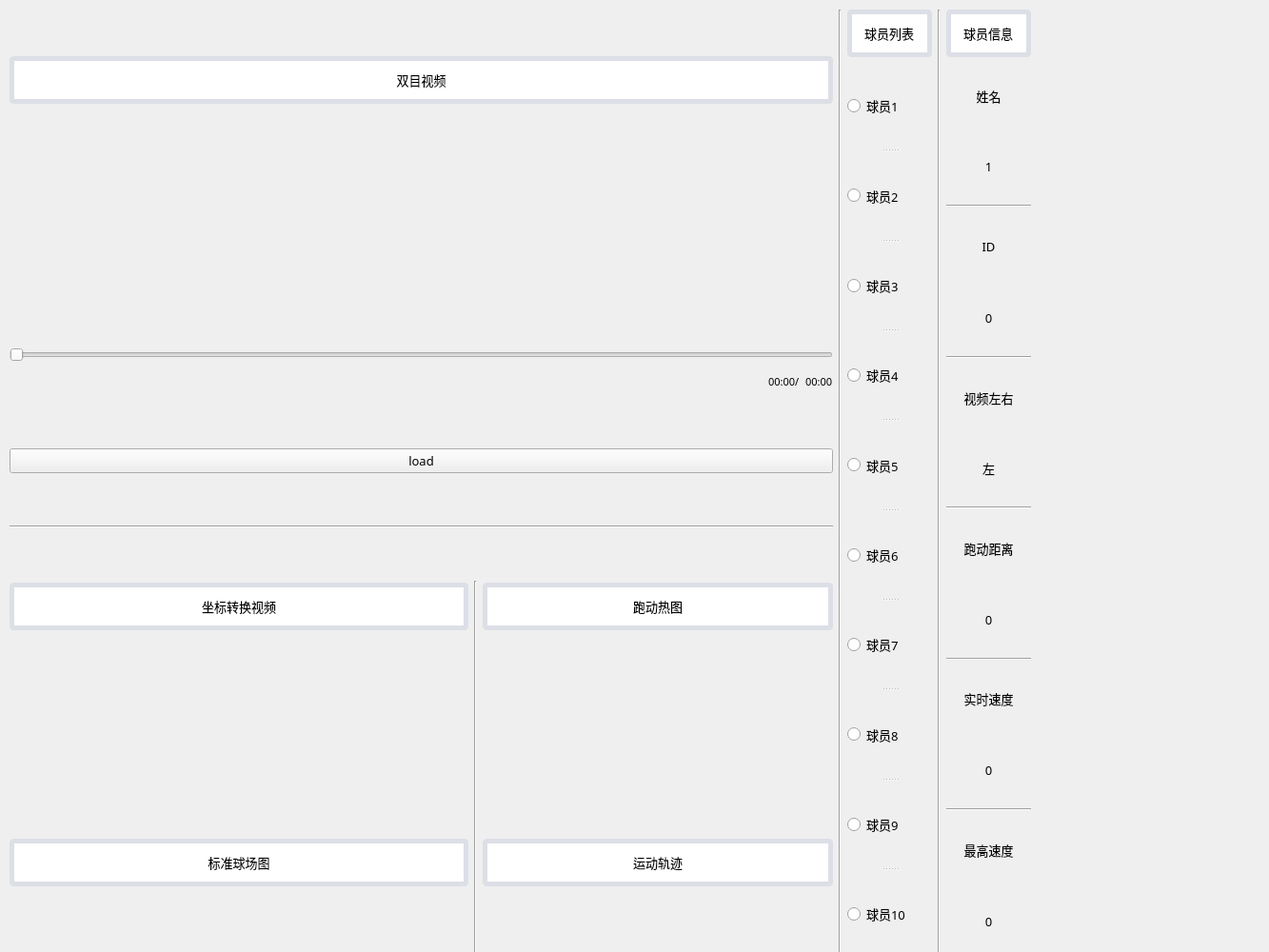
<?xml version="1.0" encoding="UTF-8"?>
<ui version="4.0">
 <class>Widget1</class>
 <widget class="QWidget" name="Widget1">
  <property name="geometry">
   <rect>
    <x>0</x>
    <y>0</y>
    <width>1333</width>
    <height>1000</height>
   </rect>
  </property>
  <property name="windowTitle">
   <string>Widget</string>
  </property>
  <widget class="QWidget" name="horizontalLayoutWidget">
   <property name="geometry">
    <rect>
     <x>10</x>
     <y>10</y>
     <width>1073</width>
     <height>1184</height>
    </rect>
   </property>
   <layout class="QHBoxLayout" name="horizontalLayout">
    <item>
     <layout class="QVBoxLayout" name="verticalLayout">
      <item>
       <layout class="QVBoxLayout" name="verticalLayout_4" stretch="0,0,0,0">
        <item>
         <widget class="QLabel" name="label_8">
          <property name="enabled">
           <bool>true</bool>
          </property>
          <property name="minimumSize">
           <size>
            <width>0</width>
            <height>50</height>
           </size>
          </property>
          <property name="maximumSize">
           <size>
            <width>16777215</width>
            <height>50</height>
           </size>
          </property>
          <property name="font">
           <font>
            <family>Adobe Heiti Std</family>
            <pointsize>10</pointsize>
           </font>
          </property>
          <property name="styleSheet">
           <string notr="true">QLabel {
    background-color: #ffffff;
    border: 5px solid #dcdfe6;
    padding: 10px;
    border-radius: 5px;
}</string>
          </property>
          <property name="text">
           <string>双目视频</string>
          </property>
          <property name="alignment">
           <set>Qt::AlignCenter</set>
          </property>
         </widget>
        </item>
        <item>
         <spacer name="verticalSpacer">
          <property name="orientation">
           <enum>Qt::Vertical</enum>
          </property>
          <property name="sizeType">
           <enum>QSizePolicy::Fixed</enum>
          </property>
          <property name="sizeHint" stdset="0">
           <size>
            <width>800</width>
            <height>250</height>
           </size>
          </property>
         </spacer>
        </item>
        <item>
         <widget class="QSlider" name="slider_progress">
          <property name="orientation">
           <enum>Qt::Horizontal</enum>
          </property>
         </widget>
        </item>
        <item>
         <layout class="QHBoxLayout" name="horizontalLayout_3">
          <item>
           <spacer name="horizontalSpacer">
            <property name="minimumSize">
             <size>
              <width>0</width>
              <height>30</height>
             </size>
            </property>
            <property name="maximumSize">
             <size>
              <width>16777215</width>
              <height>30</height>
             </size>
            </property>
            <property name="orientation">
             <enum>Qt::Horizontal</enum>
            </property>
            <property name="sizeHint" stdset="0">
             <size>
              <width>40</width>
              <height>10</height>
             </size>
            </property>
           </spacer>
          </item>
          <item>
           <widget class="QLabel" name="ctime">
            <property name="minimumSize">
             <size>
              <width>0</width>
              <height>30</height>
             </size>
            </property>
            <property name="maximumSize">
             <size>
              <width>16777215</width>
              <height>30</height>
             </size>
            </property>
            <property name="font">
             <font>
              <family>Adobe Heiti Std</family>
              <pointsize>8</pointsize>
             </font>
            </property>
            <property name="text">
             <string>00:00/</string>
            </property>
           </widget>
          </item>
          <item>
           <widget class="QLabel" name="time">
            <property name="minimumSize">
             <size>
              <width>0</width>
              <height>30</height>
             </size>
            </property>
            <property name="maximumSize">
             <size>
              <width>16777215</width>
              <height>30</height>
             </size>
            </property>
            <property name="font">
             <font>
              <family>Adobe Heiti Std</family>
              <pointsize>8</pointsize>
             </font>
            </property>
            <property name="text">
             <string>00:00</string>
            </property>
           </widget>
          </item>
         </layout>
        </item>
       </layout>
      </item>
      <item>
       <widget class="QPushButton" name="load">
        <property name="font">
         <font>
          <family>Adobe Heiti Std</family>
          <pointsize>10</pointsize>
         </font>
        </property>
        <property name="text">
         <string>load</string>
        </property>
       </widget>
      </item>
      <item>
       <widget class="Line" name="line_9">
        <property name="orientation">
         <enum>Qt::Horizontal</enum>
        </property>
       </widget>
      </item>
      <item>
       <layout class="QHBoxLayout" name="horizontalLayout_2">
        <item>
         <layout class="QVBoxLayout" name="verticalLayout_2">
          <item>
           <widget class="QLabel" name="label_9">
            <property name="sizePolicy">
             <sizepolicy hsizetype="Preferred" vsizetype="Minimum">
              <horstretch>0</horstretch>
              <verstretch>0</verstretch>
             </sizepolicy>
            </property>
            <property name="minimumSize">
             <size>
              <width>0</width>
              <height>50</height>
             </size>
            </property>
            <property name="maximumSize">
             <size>
              <width>16777215</width>
              <height>45</height>
             </size>
            </property>
            <property name="font">
             <font>
              <family>Adobe Heiti Std</family>
              <pointsize>10</pointsize>
             </font>
            </property>
            <property name="styleSheet">
             <string notr="true">QLabel {
    background-color: #ffffff;
    border: 5px solid #dcdfe6;
    padding: 10px;
    border-radius: 5px;
}</string>
            </property>
            <property name="text">
             <string notr="true">坐标转换视频</string>
            </property>
            <property name="alignment">
             <set>Qt::AlignCenter</set>
            </property>
           </widget>
          </item>
          <item>
           <widget class="my_painter" name="football_2D">
            <property name="enabled">
             <bool>true</bool>
            </property>
            <property name="sizePolicy">
             <sizepolicy hsizetype="Preferred" vsizetype="Fixed">
              <horstretch>0</horstretch>
              <verstretch>0</verstretch>
             </sizepolicy>
            </property>
            <property name="minimumSize">
             <size>
              <width>368</width>
              <height>207</height>
             </size>
            </property>
            <property name="sizeIncrement">
             <size>
              <width>0</width>
              <height>0</height>
             </size>
            </property>
            <property name="text">
             <string/>
            </property>
            <property name="scaledContents">
             <bool>true</bool>
            </property>
           </widget>
          </item>
          <item>
           <widget class="QLabel" name="label_11">
            <property name="sizePolicy">
             <sizepolicy hsizetype="Preferred" vsizetype="Minimum">
              <horstretch>0</horstretch>
              <verstretch>0</verstretch>
             </sizepolicy>
            </property>
            <property name="minimumSize">
             <size>
              <width>0</width>
              <height>50</height>
             </size>
            </property>
            <property name="maximumSize">
             <size>
              <width>16777215</width>
              <height>45</height>
             </size>
            </property>
            <property name="font">
             <font>
              <family>Adobe Heiti Std</family>
              <pointsize>10</pointsize>
             </font>
            </property>
            <property name="styleSheet">
             <string notr="true">QLabel {
    background-color: #ffffff;
    border: 5px solid #dcdfe6;
    padding: 10px;
    border-radius: 5px;
}</string>
            </property>
            <property name="text">
             <string>标准球场图</string>
            </property>
            <property name="alignment">
             <set>Qt::AlignCenter</set>
            </property>
           </widget>
          </item>
          <item>
           <widget class="QLabel" name="label_12">
            <property name="sizePolicy">
             <sizepolicy hsizetype="Preferred" vsizetype="Fixed">
              <horstretch>0</horstretch>
              <verstretch>0</verstretch>
             </sizepolicy>
            </property>
            <property name="minimumSize">
             <size>
              <width>380</width>
              <height>207</height>
             </size>
            </property>
            <property name="text">
             <string/>
            </property>
            <property name="scaledContents">
             <bool>true</bool>
            </property>
           </widget>
          </item>
         </layout>
        </item>
        <item>
         <widget class="Line" name="line_10">
          <property name="orientation">
           <enum>Qt::Vertical</enum>
          </property>
         </widget>
        </item>
        <item>
         <layout class="QVBoxLayout" name="verticalLayout_3">
          <item>
           <widget class="QLabel" name="label_28">
            <property name="sizePolicy">
             <sizepolicy hsizetype="Preferred" vsizetype="Minimum">
              <horstretch>0</horstretch>
              <verstretch>0</verstretch>
             </sizepolicy>
            </property>
            <property name="minimumSize">
             <size>
              <width>0</width>
              <height>50</height>
             </size>
            </property>
            <property name="maximumSize">
             <size>
              <width>16777215</width>
              <height>45</height>
             </size>
            </property>
            <property name="font">
             <font>
              <family>Adobe Heiti Std</family>
              <pointsize>10</pointsize>
              <weight>50</weight>
              <bold>false</bold>
             </font>
            </property>
            <property name="styleSheet">
             <string notr="true">QLabel {
    background-color: #ffffff;
    border: 5px solid #dcdfe6;
    padding: 10px;
    border-radius: 5px;
}</string>
            </property>
            <property name="text">
             <string>跑动热图</string>
            </property>
            <property name="alignment">
             <set>Qt::AlignCenter</set>
            </property>
           </widget>
          </item>
          <item>
           <widget class="my_heatmap" name="widget" native="true">
            <property name="sizePolicy">
             <sizepolicy hsizetype="Preferred" vsizetype="Fixed">
              <horstretch>0</horstretch>
              <verstretch>0</verstretch>
             </sizepolicy>
            </property>
            <property name="minimumSize">
             <size>
              <width>368</width>
              <height>207</height>
             </size>
            </property>
            <property name="maximumSize">
             <size>
              <width>368</width>
              <height>207</height>
             </size>
            </property>
           </widget>
          </item>
          <item>
           <widget class="QLabel" name="label_23">
            <property name="sizePolicy">
             <sizepolicy hsizetype="Preferred" vsizetype="Minimum">
              <horstretch>0</horstretch>
              <verstretch>0</verstretch>
             </sizepolicy>
            </property>
            <property name="minimumSize">
             <size>
              <width>0</width>
              <height>50</height>
             </size>
            </property>
            <property name="maximumSize">
             <size>
              <width>16777215</width>
              <height>45</height>
             </size>
            </property>
            <property name="font">
             <font>
              <family>Adobe Heiti Std</family>
              <pointsize>10</pointsize>
             </font>
            </property>
            <property name="styleSheet">
             <string notr="true">QLabel {
    background-color: #ffffff;
    border: 5px solid #dcdfe6;
    padding: 10px;
    border-radius: 5px;
}</string>
            </property>
            <property name="text">
             <string>运动轨迹</string>
            </property>
            <property name="alignment">
             <set>Qt::AlignCenter</set>
            </property>
           </widget>
          </item>
          <item>
           <widget class="my_roadheatmap" name="widget_2" native="true">
            <property name="sizePolicy">
             <sizepolicy hsizetype="Preferred" vsizetype="Fixed">
              <horstretch>0</horstretch>
              <verstretch>0</verstretch>
             </sizepolicy>
            </property>
            <property name="minimumSize">
             <size>
              <width>368</width>
              <height>207</height>
             </size>
            </property>
            <property name="maximumSize">
             <size>
              <width>368</width>
              <height>207</height>
             </size>
            </property>
           </widget>
          </item>
         </layout>
        </item>
       </layout>
      </item>
     </layout>
    </item>
    <item>
     <widget class="Line" name="line_7">
      <property name="orientation">
       <enum>Qt::Vertical</enum>
      </property>
     </widget>
    </item>
    <item>
     <spacer name="horizontalSpacer_2">
      <property name="orientation">
       <enum>Qt::Horizontal</enum>
      </property>
      <property name="sizeType">
       <enum>QSizePolicy::Fixed</enum>
      </property>
      <property name="sizeHint" stdset="0">
       <size>
        <width>0</width>
        <height>20</height>
       </size>
      </property>
     </spacer>
    </item>
    <item>
     <layout class="QVBoxLayout" name="verticalLayout_6">
      <item>
       <widget class="QLabel" name="label_5">
        <property name="minimumSize">
         <size>
          <width>0</width>
          <height>50</height>
         </size>
        </property>
        <property name="maximumSize">
         <size>
          <width>16777215</width>
          <height>50</height>
         </size>
        </property>
        <property name="font">
         <font>
          <family>Adobe Heiti Std</family>
          <pointsize>10</pointsize>
         </font>
        </property>
        <property name="styleSheet">
         <string notr="true">QLabel {
    background-color: #ffffff;
    border: 5px solid #dcdfe6;
    padding: 10px;
    border-radius: 5px;
}</string>
        </property>
        <property name="text">
         <string>球员列表</string>
        </property>
       </widget>
      </item>
      <item>
       <widget class="QSplitter" name="splitter">
        <property name="orientation">
         <enum>Qt::Vertical</enum>
        </property>
        <widget class="QRadioButton" name="player_1">
         <property name="font">
          <font>
           <family>Adobe Heiti Std</family>
           <pointsize>10</pointsize>
          </font>
         </property>
         <property name="text">
          <string>球员1</string>
         </property>
        </widget>
        <widget class="QRadioButton" name="player_2">
         <property name="font">
          <font>
           <family>Adobe Heiti Std</family>
           <pointsize>10</pointsize>
          </font>
         </property>
         <property name="text">
          <string>球员2</string>
         </property>
        </widget>
        <widget class="QRadioButton" name="player_3">
         <property name="font">
          <font>
           <family>Adobe Heiti Std</family>
           <pointsize>10</pointsize>
          </font>
         </property>
         <property name="text">
          <string>球员3</string>
         </property>
        </widget>
        <widget class="QRadioButton" name="player_4">
         <property name="font">
          <font>
           <family>Adobe Heiti Std</family>
           <pointsize>10</pointsize>
          </font>
         </property>
         <property name="text">
          <string>球员4</string>
         </property>
        </widget>
        <widget class="QRadioButton" name="player_5">
         <property name="font">
          <font>
           <family>Adobe Heiti Std</family>
           <pointsize>10</pointsize>
          </font>
         </property>
         <property name="text">
          <string>球员5</string>
         </property>
        </widget>
        <widget class="QRadioButton" name="player_6">
         <property name="font">
          <font>
           <family>Adobe Heiti Std</family>
           <pointsize>10</pointsize>
          </font>
         </property>
         <property name="text">
          <string>球员6</string>
         </property>
        </widget>
        <widget class="QRadioButton" name="player_7">
         <property name="font">
          <font>
           <family>Adobe Heiti Std</family>
           <pointsize>10</pointsize>
          </font>
         </property>
         <property name="text">
          <string>球员7</string>
         </property>
        </widget>
        <widget class="QRadioButton" name="player_8">
         <property name="font">
          <font>
           <family>Adobe Heiti Std</family>
           <pointsize>10</pointsize>
          </font>
         </property>
         <property name="text">
          <string>球员8</string>
         </property>
        </widget>
        <widget class="QRadioButton" name="player_9">
         <property name="font">
          <font>
           <family>Adobe Heiti Std</family>
           <pointsize>10</pointsize>
          </font>
         </property>
         <property name="text">
          <string>球员9</string>
         </property>
        </widget>
        <widget class="QRadioButton" name="player_10">
         <property name="font">
          <font>
           <family>Adobe Heiti Std</family>
           <pointsize>10</pointsize>
          </font>
         </property>
         <property name="text">
          <string>球员10</string>
         </property>
        </widget>
        <widget class="QRadioButton" name="player_11">
         <property name="font">
          <font>
           <family>Adobe Heiti Std</family>
           <pointsize>10</pointsize>
          </font>
         </property>
         <property name="text">
          <string>球员11</string>
         </property>
        </widget>
        <widget class="QRadioButton" name="player_12">
         <property name="font">
          <font>
           <family>Adobe Heiti Std</family>
           <pointsize>10</pointsize>
          </font>
         </property>
         <property name="text">
          <string>球员12</string>
         </property>
        </widget>
       </widget>
      </item>
     </layout>
    </item>
    <item>
     <widget class="Line" name="line_8">
      <property name="orientation">
       <enum>Qt::Vertical</enum>
      </property>
     </widget>
    </item>
    <item>
     <layout class="QVBoxLayout" name="verticalLayout_5">
      <item>
       <widget class="QLabel" name="label_7">
        <property name="minimumSize">
         <size>
          <width>0</width>
          <height>50</height>
         </size>
        </property>
        <property name="maximumSize">
         <size>
          <width>16777215</width>
          <height>50</height>
         </size>
        </property>
        <property name="font">
         <font>
          <family>Adobe Heiti Std</family>
          <pointsize>10</pointsize>
         </font>
        </property>
        <property name="styleSheet">
         <string notr="true">QLabel {
    background-color: #ffffff;
    border: 5px solid #dcdfe6;
    padding: 10px;
    border-radius: 5px;
}</string>
        </property>
        <property name="text">
         <string>球员信息</string>
        </property>
       </widget>
      </item>
      <item>
       <widget class="QLabel" name="label_4">
        <property name="font">
         <font>
          <family>Adobe Heiti Std</family>
          <pointsize>10</pointsize>
         </font>
        </property>
        <property name="text">
         <string>姓名</string>
        </property>
        <property name="alignment">
         <set>Qt::AlignCenter</set>
        </property>
       </widget>
      </item>
      <item>
       <widget class="QLabel" name="name">
        <property name="font">
         <font>
          <family>Adobe Heiti Std</family>
          <pointsize>10</pointsize>
         </font>
        </property>
        <property name="text">
         <string>1</string>
        </property>
        <property name="alignment">
         <set>Qt::AlignCenter</set>
        </property>
       </widget>
      </item>
      <item>
       <widget class="Line" name="line">
        <property name="orientation">
         <enum>Qt::Horizontal</enum>
        </property>
       </widget>
      </item>
      <item>
       <widget class="QLabel" name="label_1">
        <property name="font">
         <font>
          <family>Adobe Heiti Std</family>
          <pointsize>10</pointsize>
         </font>
        </property>
        <property name="text">
         <string>ID</string>
        </property>
        <property name="alignment">
         <set>Qt::AlignCenter</set>
        </property>
       </widget>
      </item>
      <item>
       <widget class="QLabel" name="ID">
        <property name="font">
         <font>
          <family>Adobe Heiti Std</family>
          <pointsize>10</pointsize>
         </font>
        </property>
        <property name="text">
         <string>0</string>
        </property>
        <property name="alignment">
         <set>Qt::AlignCenter</set>
        </property>
       </widget>
      </item>
      <item>
       <widget class="Line" name="line_2">
        <property name="orientation">
         <enum>Qt::Horizontal</enum>
        </property>
       </widget>
      </item>
      <item>
       <widget class="QLabel" name="label_6">
        <property name="font">
         <font>
          <family>Adobe Heiti Std</family>
          <pointsize>10</pointsize>
         </font>
        </property>
        <property name="text">
         <string>视频左右</string>
        </property>
        <property name="alignment">
         <set>Qt::AlignCenter</set>
        </property>
       </widget>
      </item>
      <item>
       <widget class="QLabel" name="label_18">
        <property name="font">
         <font>
          <family>Adobe Heiti Std</family>
          <pointsize>10</pointsize>
         </font>
        </property>
        <property name="text">
         <string>左</string>
        </property>
        <property name="alignment">
         <set>Qt::AlignCenter</set>
        </property>
       </widget>
      </item>
      <item>
       <widget class="Line" name="line_3">
        <property name="orientation">
         <enum>Qt::Horizontal</enum>
        </property>
       </widget>
      </item>
      <item>
       <widget class="QLabel" name="label_22">
        <property name="font">
         <font>
          <family>Adobe Heiti Std</family>
          <pointsize>10</pointsize>
         </font>
        </property>
        <property name="text">
         <string>跑动距离</string>
        </property>
        <property name="alignment">
         <set>Qt::AlignCenter</set>
        </property>
       </widget>
      </item>
      <item>
       <widget class="QLabel" name="label_20">
        <property name="font">
         <font>
          <family>Adobe Heiti Std</family>
          <pointsize>10</pointsize>
         </font>
        </property>
        <property name="text">
         <string>0</string>
        </property>
        <property name="alignment">
         <set>Qt::AlignCenter</set>
        </property>
       </widget>
      </item>
      <item>
       <widget class="Line" name="line_4">
        <property name="orientation">
         <enum>Qt::Horizontal</enum>
        </property>
       </widget>
      </item>
      <item>
       <widget class="QLabel" name="label_10">
        <property name="font">
         <font>
          <family>Adobe Heiti Std</family>
          <pointsize>10</pointsize>
         </font>
        </property>
        <property name="text">
         <string>实时速度</string>
        </property>
        <property name="alignment">
         <set>Qt::AlignCenter</set>
        </property>
       </widget>
      </item>
      <item>
       <widget class="QLabel" name="label">
        <property name="font">
         <font>
          <family>Adobe Heiti Std</family>
          <pointsize>10</pointsize>
         </font>
        </property>
        <property name="text">
         <string>0</string>
        </property>
        <property name="alignment">
         <set>Qt::AlignCenter</set>
        </property>
       </widget>
      </item>
      <item>
       <widget class="Line" name="line_5">
        <property name="orientation">
         <enum>Qt::Horizontal</enum>
        </property>
       </widget>
      </item>
      <item>
       <widget class="QLabel" name="label_2">
        <property name="font">
         <font>
          <family>Adobe Heiti Std</family>
          <pointsize>10</pointsize>
         </font>
        </property>
        <property name="text">
         <string>最高速度</string>
        </property>
        <property name="alignment">
         <set>Qt::AlignCenter</set>
        </property>
       </widget>
      </item>
      <item>
       <widget class="QLabel" name="label_19">
        <property name="font">
         <font>
          <family>Adobe Heiti Std</family>
          <pointsize>10</pointsize>
         </font>
        </property>
        <property name="text">
         <string>0</string>
        </property>
        <property name="alignment">
         <set>Qt::AlignCenter</set>
        </property>
       </widget>
      </item>
      <item>
       <widget class="Line" name="line_6">
        <property name="orientation">
         <enum>Qt::Horizontal</enum>
        </property>
       </widget>
      </item>
      <item>
       <widget class="QLabel" name="label_3">
        <property name="font">
         <font>
          <family>Adobe Heiti Std</family>
          <pointsize>10</pointsize>
         </font>
        </property>
        <property name="text">
         <string>平均速度</string>
        </property>
        <property name="alignment">
         <set>Qt::AlignCenter</set>
        </property>
       </widget>
      </item>
      <item>
       <widget class="QLabel" name="label_17">
        <property name="font">
         <font>
          <family>Adobe Heiti Std</family>
          <pointsize>10</pointsize>
         </font>
        </property>
        <property name="text">
         <string>0</string>
        </property>
        <property name="alignment">
         <set>Qt::AlignCenter</set>
        </property>
       </widget>
      </item>
      <item>
       <widget class="QPushButton" name="edit_1">
        <property name="font">
         <font>
          <family>Adobe Heiti Std</family>
          <pointsize>10</pointsize>
         </font>
        </property>
        <property name="text">
         <string>修改</string>
        </property>
       </widget>
      </item>
     </layout>
    </item>
   </layout>
  </widget>
 </widget>
 <customwidgets>
  <customwidget>
   <class>my_painter</class>
   <extends>QLabel</extends>
   <header>my_painter.h</header>
  </customwidget>
  <customwidget>
   <class>my_heatmap</class>
   <extends>QWidget</extends>
   <header>my_heatmap.h</header>
   <container>1</container>
  </customwidget>
  <customwidget>
   <class>my_roadheatmap</class>
   <extends>QWidget</extends>
   <header>my_roadheatmap.h</header>
   <container>1</container>
  </customwidget>
 </customwidgets>
 <resources/>
 <connections/>
</ui>
